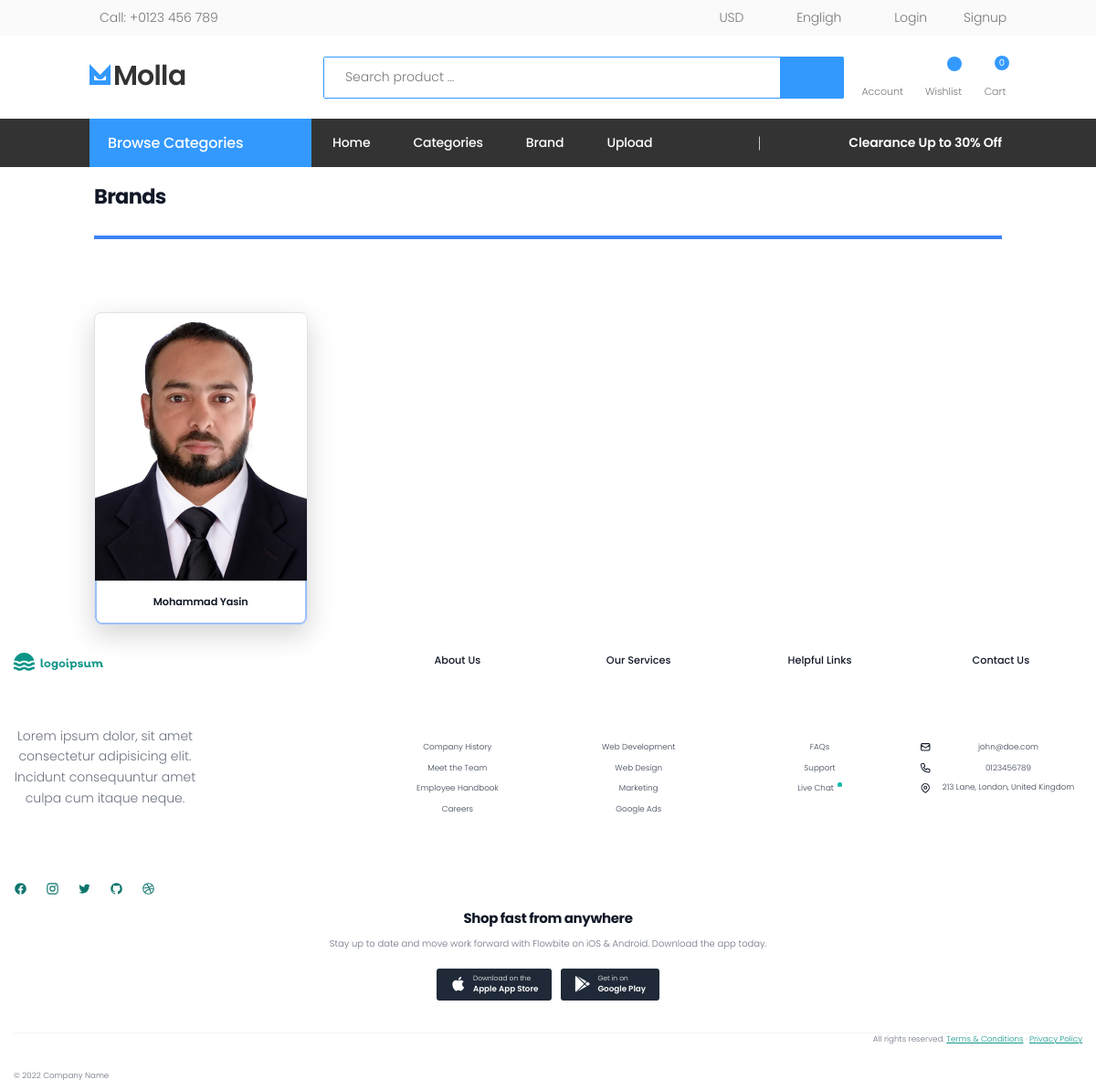
/brand-list, run on the app's committed database.
### myapp/models.py (models this page shows, shortened)
class Brand(models.Model):
    title = models.CharField(max_length=100)
    image = models.ImageField(upload_to="brand_imgs/")
    class Meta:
        verbose_name_plural = '3. Brands'

### myapp/views.py (the view)
# urls.py: path('brand-list',views.brand_list,name='brand-list'),
def brand_list(request):
    data=Brand.objects.all().order_by('-id')
    return render(request, 'brand_list.html', {'data':data})

### myapp/templates/brand_list.html (shortened to what this page needs)
{% extends 'base.html' %}
{% load static %}
{% block content %}
<main class="container mx-auto my-8 px-4">
  <h3 class="text-4xl font-bold text-gray-900 mb-8 border-b-4 border-blue-500 pb-3">
    Brands
  </h3>
  <div class="grid grid-cols-1 sm:grid-cols-2 md:grid-cols-3 lg:grid-cols-4 gap-8">
    {% if data %}
    {% for brand in data %}
    <div class="relative bg-white border border-gray-200 rounded-xl shadow-lg overflow-hidden transition-transform transform hover:scale-105 hover:shadow-xl group">
      <a href="/brand-product-list/{{brand.id}}" class="block">
        <div class="w-full h-auto relative overflow-hidden">
          <img src="/media/{{brand.image}}" alt="{{brand.title}}" class="w-full h-full object-cover">
        </div>
        <div class="p-4 text-center">
          <h6 class="text-lg font-semibold text-gray-900">
            <a href="/brand-product-list/{{brand.id}}" class="hover:text-blue-600">{{brand.title}}</a>
          </h6>
        </div>
      </a>
    </div>
    {% endfor %}
    {% endif %}
  </div>
</main>
{% endblock %}

### static/assets/css/skins/skin-demo-13.css (style rules this page uses)
a { color:#39f }

### data on the page
Brand: image (picture), title "Mohammad Yasin"

### other printed values
{{ request.session.cartdata|length }} "0"
